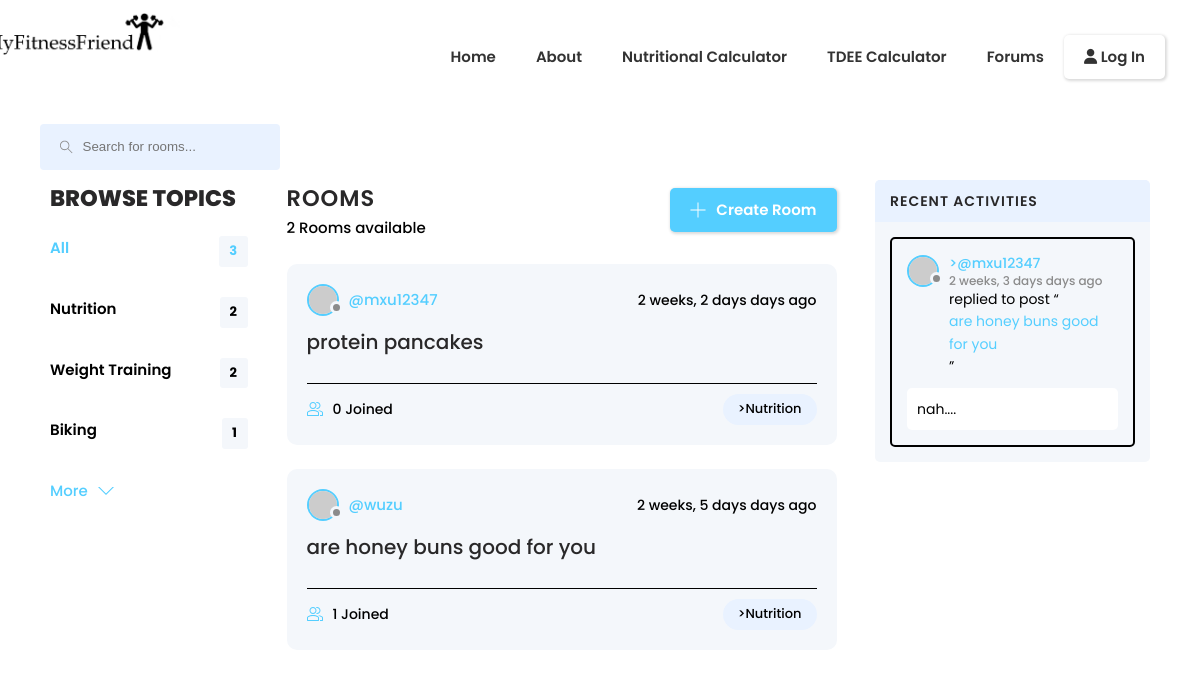
The page /forums?q=Nutrition on the database its author committed.
### counter/models.py (models this page shows, shortened)
class Topic(models.Model):
    name= models.CharField(max_length= 200)

class Room(models.Model):
    host=  models.ForeignKey(User, on_delete= models.SET_NULL, null= True)
    topic = models.ForeignKey(Topic, on_delete= models.SET_NULL, null= True)
    name = models.CharField(max_length=200)
    description = models.TextField(null= True, blank= True)
    participants = models.ManyToManyField(User, related_name='participants', blank= True)
    updated = models.DateTimeField(auto_now= True) # everytime the save method is called, take the timestamp
    created = models.DateTimeField(auto_now_add= True) # autonow_add only saves time stamp on the inital add not everytime it's saved
    class Meta:
        ordering= ['-updated', '-created']

class Message(models.Model):
    user = models.ForeignKey(User, on_delete= models.CASCADE)
    room = models.ForeignKey(Room, on_delete= models.CASCADE)
    body = models.TextField()
    updated = models.DateTimeField(auto_now= True)
    created = models.DateTimeField(auto_now_add= True)
    class Meta:
        ordering= ['-updated', '-created']
    def __str__(self) -> str:
        return self.body[0:50]

### counter/views.py (the view)
# urls.py: path('forums', views.forums, name= 'forums'),
def forums(request):
    q= request.GET.get('q') if request.GET.get('q') != None else '' #get the topic, if no topic then it should be blank
    rooms= Room.objects.filter(
        Q(topic__name__icontains= q) |
        Q(name__icontains= q) |
        Q(description__icontains= q)
        )
    room_count= rooms.count() #faster then python len() method
    room_messages= Message.objects.filter(Q(room__topic__name__icontains=q)) # modify here if you want to filter activity feed
    topics= Topic.objects.all()
    context= {'rooms': rooms, 'topics': topics, 'room_count': room_count, 'room_messages': room_messages}
    return render(request, 'counter/forums.html', context)

### counter/templates/counter/forums.html (shortened to what this page needs)
{% extends 'main.html' %} {% block content %}
<div class="container1">
  <form class="header__search">
    <label>
      <input placeholder="Search for rooms..." />
    </label>
  </form>
</div>
<main class="layout layout--3">
  <div class="container1">
    {% include 'counter/topics_bar.html' %}
    <div class="roomList">
      <div class="roomList__header">
        <div>
          <h2>Rooms</h2>
          <p>{{room_count}} Rooms available</p>
        </div>
        <a class="btn btn--main" href="{% url 'create-room' %}">
          <svg
            version="1.1"
            xmlns="http://www.w3.org/2000/svg"
            width="32"
            height="32"
            viewBox="0 0 32 32"
          >
            <title>add</title>
            <path
              d="M16.943 0.943h-1.885v14.115h-14.115v1.885h14.115v14.115h1.885v-14.115h14.115v-1.885h-14.115v-14.115z"
            ></path>
          </svg>
          Create Room
        </a>
      </div>
      {% include 'counter/room_feed.html' %}
    </div>
    {% include 'counter/activity_feed.html' %}
  </div>
</main>
{% endblock %}

### counter/templates/counter/topics_bar.html
<div class="topics">
  <div class="topics__header">
    <h2>Browse Topics</h2>
  </div>
  <ul class="topics__list">
    <li>
      <a href="{% url 'forums' %}" class="active"
        >All <span>{{topics.count}}</span></a
      >
    </li>
    {% for topic in topics %}
    <li>
      <a href="{% url 'forums' %}?q={{topic.name}}"
        >{{topic.name}} <span>{{topic.room_set.all.count}}</span></a
      >
    </li>
    {% endfor %}
  </ul>
  <a class="btn btn--link" href="topics.html">
    More
    <svg
      version="1.1"
      xmlns="http://www.w3.org/2000/svg"
      width="32"
      height="32"
      viewBox="0 0 32 32"
    >
      <title>chevron-down</title>
      <path d="M16 21l-13-13h-3l16 16 16-16h-3l-13 13z"></path>
    </svg>
  </a>
</div>

### counter/templates/counter/room_feed.html (shortened to what this page needs)
{% for room in rooms %}
<div class="roomListRoom">
  <div class="roomListRoom__header">
    <a href="{% url 'profile' room.host.id %}" class="roomListRoom__author">
      <div class="avatar avatar--small">
        <img src="https://randomuser.me/api/portraits/women/11.jpg" />
      </div>
      <span>@{{room.host.username}}</span>
    </a>
    <div class="roomListRoom__actions">
      <span>{{room.created|timesince}} days ago</span>
    </div>
  </div>
  <div class="roomListRoom__content">
    <a href="{% url 'room' room.id %}">{{room.name}}</a>
  </div>
  <div class="roomListRoom__meta">
    <a href="{% url 'room' room.id %}" class="roomListRoom__joined">
      {{room.participants.all.count}} Joined
    </a>
    <p class="roomListRoom__topic">>{{room.topic.name}}</p>
  </div>
</div>
{% endfor %}

### counter/templates/counter/activity_feed.html (shortened to what this page needs)
<div class="activities">
  <div class="activities__header">
    <h2>Recent Activities</h2>
  </div>
  {% for message in room_messages %}
  <div class="activities__box">
    <div class="activities__boxHeader roomListRoom__header">
      <a href="profile.html" class="roomListRoom__author">
        <div class="avatar avatar--small">
          <img src="https://randomuser.me/api/portraits/women/11.jpg" />
        </div>
        <p>
          >@{{message.user}}
          <span>{{message.created|timesince}} days ago</span>
        </p>
      </a>
    </div>
    <div class="activities__boxContent">
      <p>
        replied to post “<a href="{% url 'room' message.room.id%}"
          >{{message.room.name}}</a
        >”
      </p>
      <div class="activities__boxRoomContent">{{message}}....</div>
    </div>
  </div>
  {% endfor %}
</div>

### rows shown on the page
Topic: name "Nutrition", room_set.all.count "2"
Topic: name "Weight Training", room_set.all.count "2"
Topic: name "Biking", room_set.all.count "1"
Room: host.username "mxu12347", created "2 weeks, 2 days", name "protein pancakes", participants.all.count "0", topic.name "Nutrition"
Room: host.username "wuzu", created "2 weeks, 5 days", name "are honey buns good for you", participants.all.count "1", topic.name "Nutrition"
Message: user "mxu12347", created "2 weeks, 3 days", room.name "are honey buns good for you", body "nah"

### other values the page prints
{{ topics.count }} "3"
{{ room_count }} "2"
